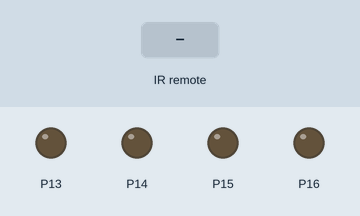
Recording of a program running on a simulated BBC micro:bit (MakeCode). Parts: output pins drawn as LEDs (lit = HIGH). The inputs (shaded band) are chosen by the test bench.

Above: at 1.2 s.
1.3 s: remote-control button Number_3 pressed for 0.3 s
At 1.45 s:
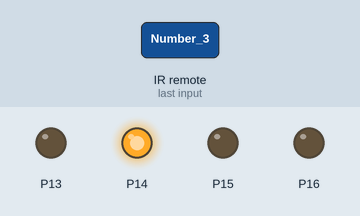
3.1 s: remote-control button Number_5 pressed for 0.3 s
At 3.25 s:
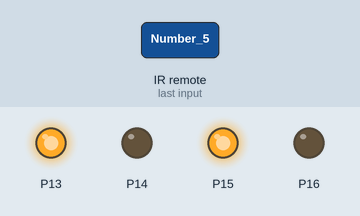
4.9 s: remote-control button Down pressed for 0.3 s
At 5.05 s:
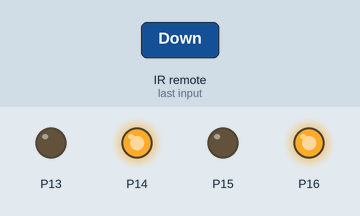
Timing chart, 0 to 7.9 s (numbered marks = the images above; inputs shaded):
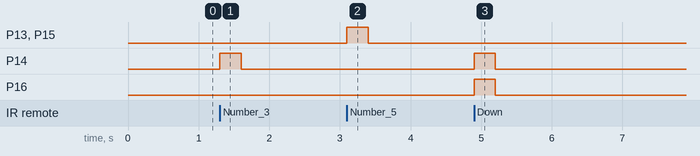

Measured:
- after the input at 1.3 s, P14: LOW → HIGH at once, → LOW 0.30 s later
- after the input at 3.1 s, P13, P15: LOW → HIGH at once, → LOW 0.30 s later
- after the input at 4.9 s, P14, P16: LOW → HIGH at once, → LOW 0.30 s later

The program:

main.ts
```typescript
makerbit.onIrButton(IrButton.Number_3, IrButtonAction.Pressed, function () {
    pins.analogWritePin(AnalogPin.P13, 0)
    pins.analogWritePin(AnalogPin.P15, 0)
    pins.analogWritePin(AnalogPin.P14, 1023)
    pins.analogWritePin(AnalogPin.P16, 0)
})
makerbit.onIrButton(IrButton.Number_1, IrButtonAction.Pressed, function () {
    pins.analogWritePin(AnalogPin.P13, 0)
    pins.analogWritePin(AnalogPin.P15, 0)
    pins.analogWritePin(AnalogPin.P14, 1023)
    pins.analogWritePin(AnalogPin.P16, 0)
})
makerbit.onIrButton(IrButton.Number_5, IrButtonAction.Pressed, function () {
    pins.analogWritePin(AnalogPin.P13, 0)
    pins.analogWritePin(AnalogPin.P15, 0)
    pins.analogWritePin(AnalogPin.P13, 1023)
    pins.analogWritePin(AnalogPin.P15, 1023)
})
function Gauche () {
    pins.analogWritePin(AnalogPin.P13, 0)
    pins.analogWritePin(AnalogPin.P15, 0)
    pins.analogWritePin(AnalogPin.P14, 1023)
    pins.analogWritePin(AnalogPin.P16, 0)
}
makerbit.onIrButton(IrButton.Any, IrButtonAction.Released, function () {
    pins.analogWritePin(AnalogPin.P14, 0)
    pins.analogWritePin(AnalogPin.P16, 0)
    pins.analogWritePin(AnalogPin.P13, 0)
    pins.analogWritePin(AnalogPin.P15, 0)
})
function Reculer () {
    pins.analogWritePin(AnalogPin.P13, 0)
    pins.analogWritePin(AnalogPin.P15, 0)
    pins.analogWritePin(AnalogPin.P13, 1023)
    pins.analogWritePin(AnalogPin.P15, 1023)
}
makerbit.onIrButton(IrButton.Down, IrButtonAction.Pressed, function () {
    pins.analogWritePin(AnalogPin.P13, 0)
    pins.analogWritePin(AnalogPin.P15, 0)
    pins.analogWritePin(AnalogPin.P14, 1023)
    pins.analogWritePin(AnalogPin.P16, 1023)
})
function Avancer () {
    pins.analogWritePin(AnalogPin.P13, 0)
    pins.analogWritePin(AnalogPin.P15, 0)
    pins.analogWritePin(AnalogPin.P14, 1023)
    pins.analogWritePin(AnalogPin.P16, 1023)
}
function Droite () {
    pins.analogWritePin(AnalogPin.P13, 0)
    pins.analogWritePin(AnalogPin.P15, 0)
    pins.analogWritePin(AnalogPin.P14, 1023)
    pins.analogWritePin(AnalogPin.P16, 0)
}
led.enable(false)
basic.forever(function () {
    makerbit.connectIrReceiver(DigitalPin.P7, IrProtocol.NEC)
})
```

test.ts
```typescript
// les tests vont ici ; cela ne sera pas compilé si ce paquet est utilisé en tant qu'extension.
```
